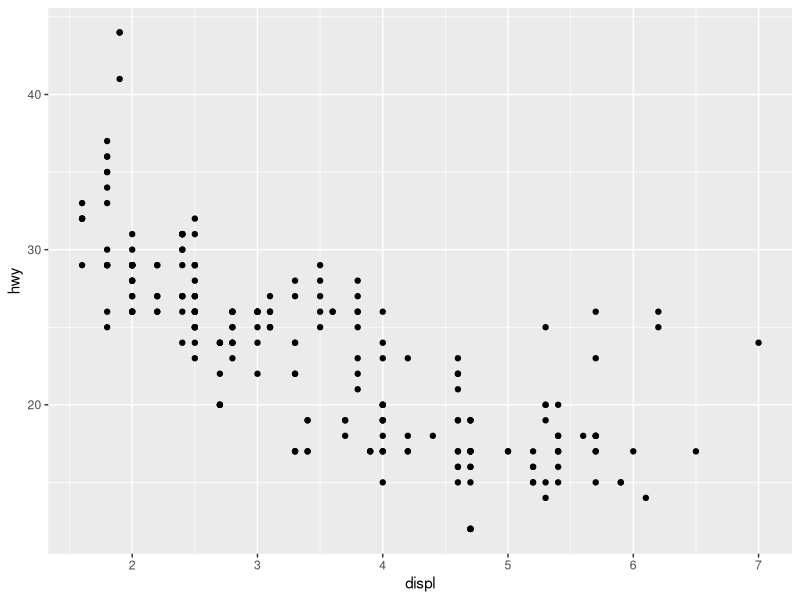
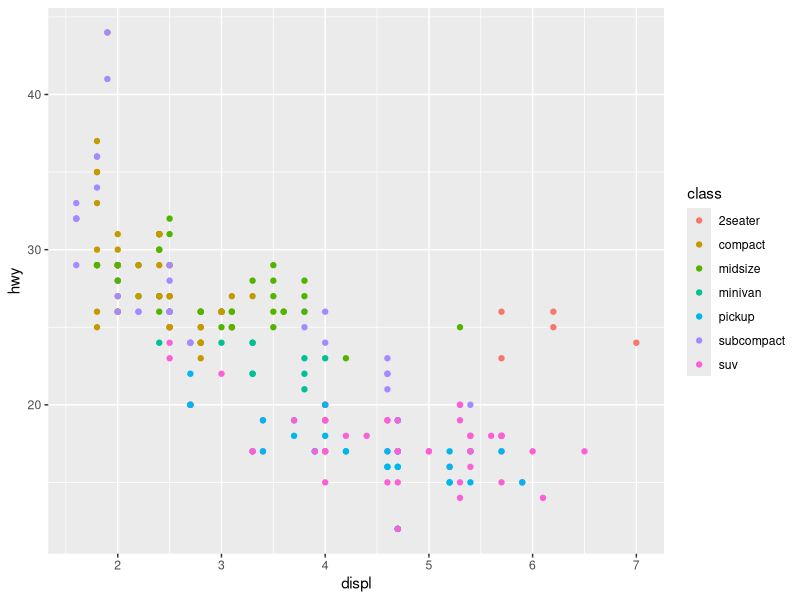
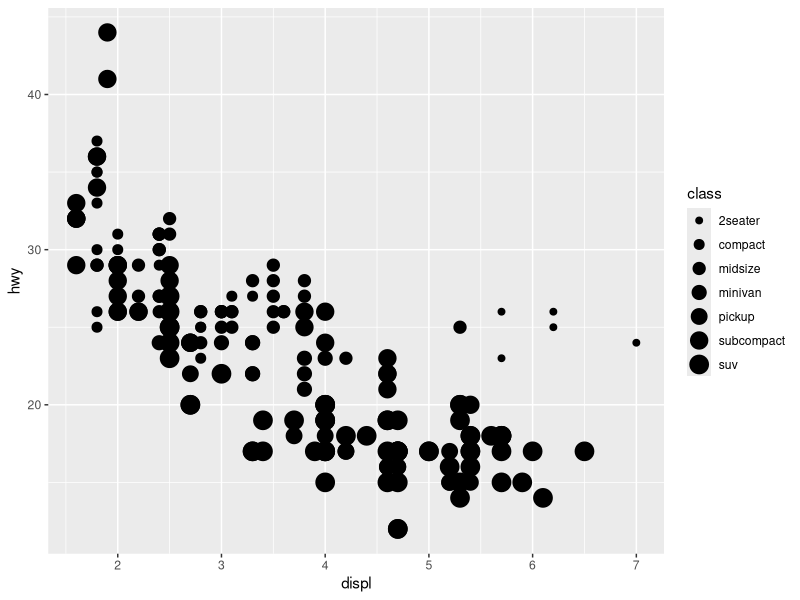
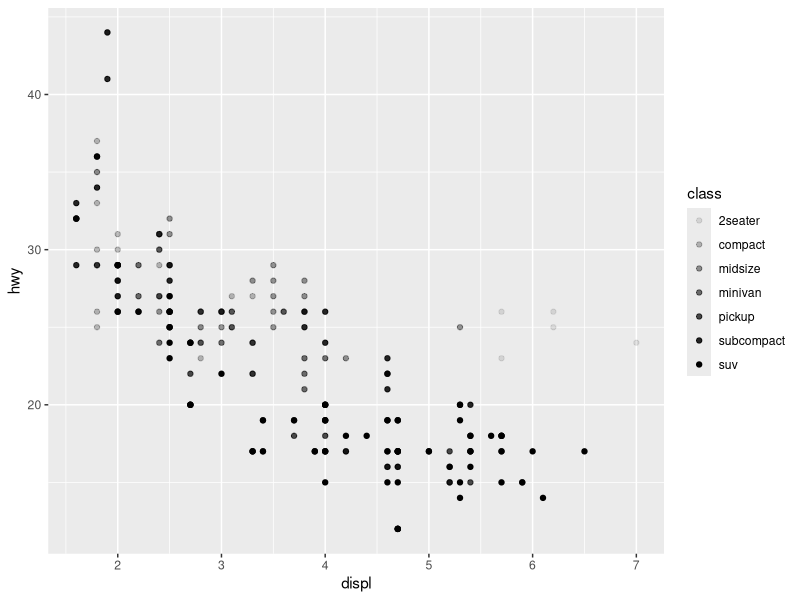
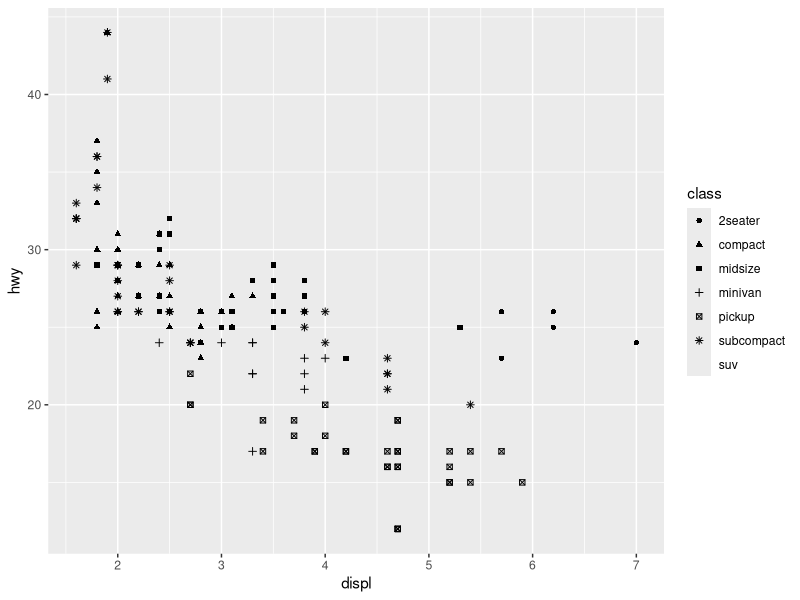
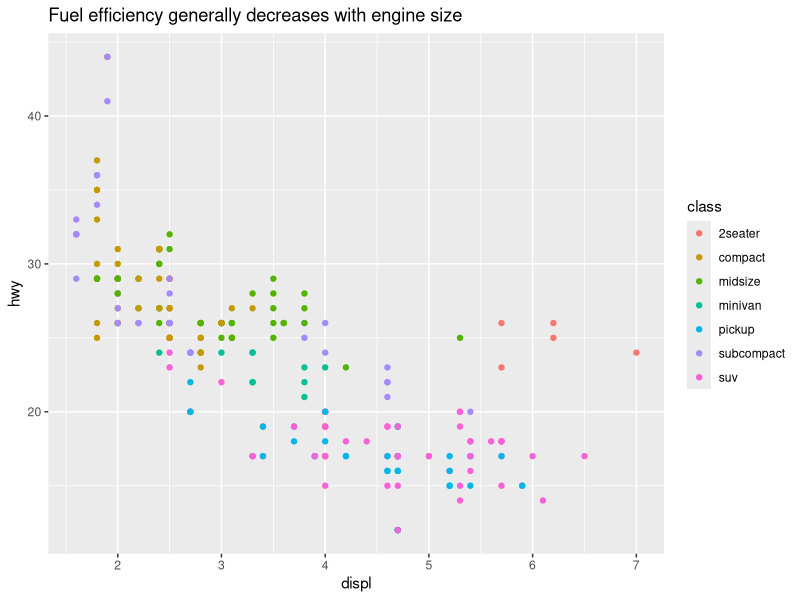
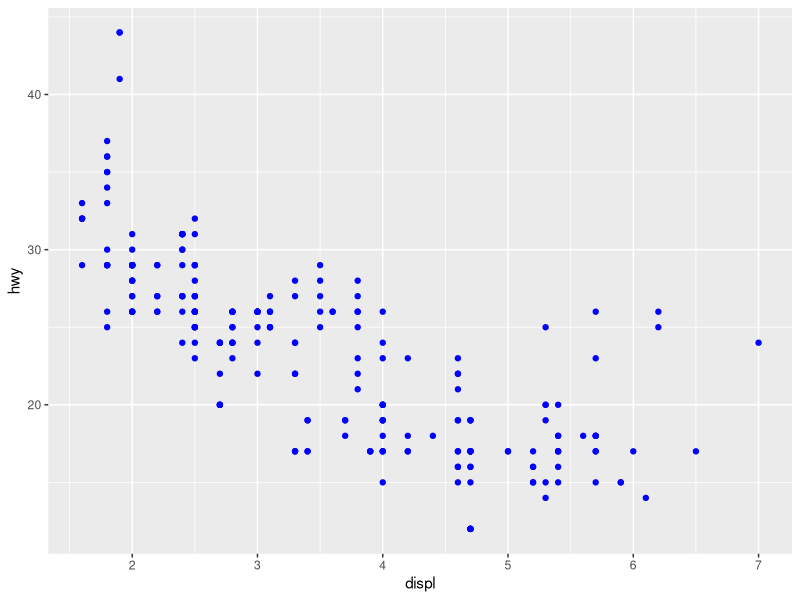
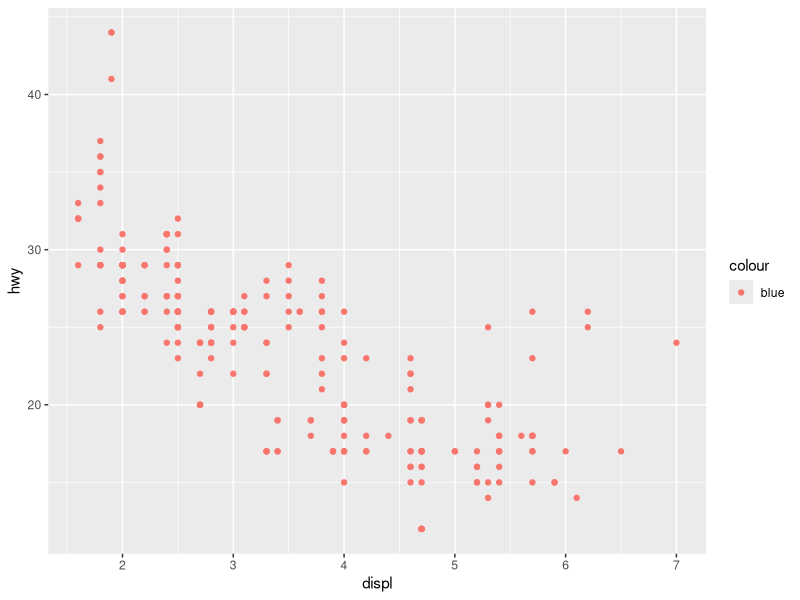

Reproduce these figures in R, in order.
## ---- chunk 1
knitr::opts_chunk$set(echo = TRUE)
library(tidyverse)

data(mpg)
mpg

# creating a ggplot
# The first line sets up a coordinate system.
# the second line maps displ to x, hwy to y, and draws points
ggplot(data = mpg) + 
  geom_point(mapping = aes(x = displ, y = hwy))

# aesthetic mappings can get more complicated:
# here we vary point color by some third variable
ggplot(data = mpg) + 
  geom_point(mapping = aes(x = displ, y = hwy, color = class))

# Lots of options for point characeristics that can be changed.
# Some aesthetic mappings are more effective than others!
# For example, compare the following:
# size of point
ggplot(data = mpg) + 
  geom_point(mapping = aes(x = displ, y = hwy, size = class))

# transparency
ggplot(data = mpg) + 
  geom_point(mapping = aes(x = displ, y = hwy, alpha = class))

# point shape
ggplot(data = mpg) + 
  geom_point(mapping = aes(x = displ, y = hwy, shape = class))

# adding a title
ggplot(mpg, aes(displ, hwy)) +
  geom_point(aes(color = class)) +
  labs(title = "Fuel efficiency generally decreases with engine size")

# manually setting an aesthetic property
ggplot(data = mpg) + 
  geom_point(mapping = aes(x = displ, y = hwy), color = "blue")

# note: compare with
ggplot(data = mpg) + 
  geom_point(mapping = aes(x = displ, y = hwy, color = "blue"))

# facets
ggplot(data = mpg) + 
  geom_point(mapping = aes(x = displ, y = hwy)) + 
  facet_wrap(~ class, nrow = 2)

# faceting on two variables
ggplot(data = mpg) + 
  geom_point(mapping = aes(x = displ, y = hwy)) + 
  facet_grid(drv ~ cyl)


# Add smoothing: how is this done?
ggplot(mpg, aes(displ, hwy)) +
  geom_point(aes(color = class)) +
  geom_smooth(se = FALSE) +
  labs(title = "Fuel efficiency generally decreases with engine size")


# adding a caption
ggplot(mpg, aes(displ, hwy)) +
  geom_point(aes(color = class)) +
  geom_smooth(se = FALSE) +
  labs(
    title = "Fuel efficiency generally decreases with engine size",
    caption = "Data from fueleconomy.gov"
  )


# axis labels
ggplot(mpg, aes(displ, hwy)) +
  geom_point(aes(colour = class)) +
  geom_smooth(se = FALSE) +
  labs(
    x = "Engine displacement (L)",
    y = "Highway fuel economy (mpg)",
    colour = "Car type"
  )


# Density plot: like a histogram
g = ggplot(mpg, aes(x=cty))
g + geom_density(aes(fill=factor(cyl)))

# how about a little more transparency?
g + geom_density(aes(fill=factor(cyl)), alpha=0.6)

# now some labels
g + geom_density(aes(fill=factor(cyl)), alpha=0.6) +
  labs(title="Density plot", 
       subtitle="City Mileage vs Cylinders in Engine",
       caption="Source: mpg data set in R",
       x="City Gas Mileage",
       fill="# Cylinders")


# How about a bar chart?
ggplot(mpg, aes(x=model, y=hwy)) + 
  geom_bar(stat='identity')

# a little easier to read
ggplot(mpg, aes(x=model, y=hwy)) + 
  geom_bar(stat='identity') + 
  coord_flip()

# What's wrong?
mpg

# Let's calculate average MPG across model years
# We do this using pipes:
mpg_summ = mpg %>%
  group_by(model)  %>%  # group the data points by model nae
  summarize(hwy.mean = mean(hwy))  # calculate a mean for each model

# still not in order...
ggplot(mpg_summ, aes(x=model, y=hwy.mean)) + 
  geom_bar(stat='identity') + 
  coord_flip()

# reorder the x labels
ggplot(mpg_summ, aes(x=reorder(model, hwy.mean), y=hwy.mean)) + 
  geom_bar(stat='identity') + 
  coord_flip()


# what about plotting z scores instead?

# first add a new column using the mutate function
mpg_summ = mutate(mpg_summ, hwy.z = (hwy.mean - mean(hwy.mean))/sd(hwy.mean))

# now plot the newly defined variable
ggplot(mpg_summ, aes(x=reorder(model, hwy.z), y=hwy.z)) + 
  geom_bar(stat='identity') + 
  labs(title="Highway mileage by model", 
       caption="Source: mpg data set in R",
       y="Highway gas mileage (z-score)",
       x = "Model") + 
  coord_flip()


# here we keep the typical horizontal orientation,
# but change the angle of the axis labels to make them readable
ggplot(mpg_summ, aes(x=reorder(model, hwy.z), y=hwy.z)) + 
  geom_bar(stat='identity') + 
  labs(title="Highway mileage by model", 
       caption="Source: mpg data set in R",
       y="Highway gas mileage (z-score)",
       x = "Model") + 
  theme(axis.text.x = element_text(angle=90, vjust=0.6))






## ---- chunk 2

## ---- chunk 3
plot(pressure)
